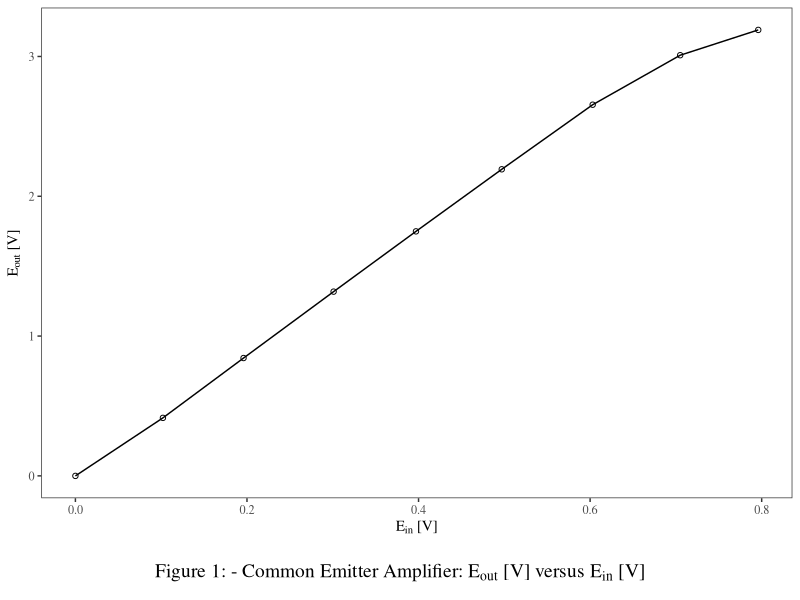

Reproduce this figure in R.
library(ggplot2)
library(gridExtra)
library(grid)

E_in <- c(
  0.0,
  0.102,
  0.196,
  0.301,
  0.397,
  0.497,
  0.603,
  0.705,
  0.796
)

E_out <- c(
  0.0,
  0.415,
  0.843,
  1.318,
  1.749,
  2.193,
  2.655,
  3.009,
  3.190
)

data <- data.frame(E_in = E_in, E_out = E_out)

p1 <- ggplot(data, aes(x = E_in, y = E_out)) +
  geom_point(shape = 21, fill = "white") +
  geom_line() +
  xlab(expression(E["in"] ~ "[V]")) +
  ylab(expression(E["out"] ~ "[V]")) +
  theme_bw(base_family = "serif") +
  theme(
    text = element_text(family = "serif"),
    panel.grid.major = element_blank(),
    panel.grid.minor = element_blank()
  )

title <- textGrob(
  expression("Figure 1: - Common Emitter Amplifier:" ~ E["out"] ~ "[V] versus" ~ E["in"] ~ "[V]"),
  gp = gpar(fontsize = 14, fontfamily = "serif"),
  hjust = 0.5
)

p1_out <- grid.arrange(p1, title, ncol = 1, heights = c(10, 1))

ggsave(filename = "E_in vs E_out plot.png", plot = p1_out, width = 6, height = 10)
